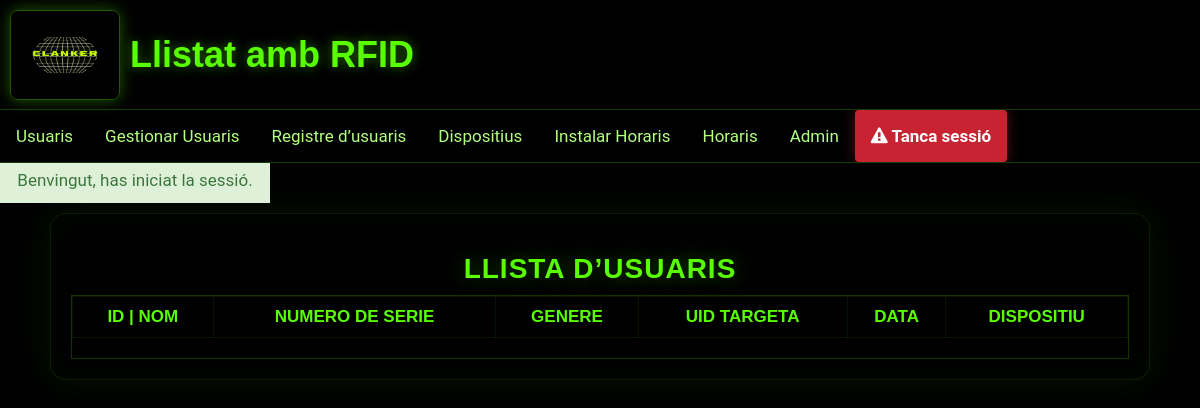
/index.php?login=success (signed in), run on an earlier commit of the app's database.
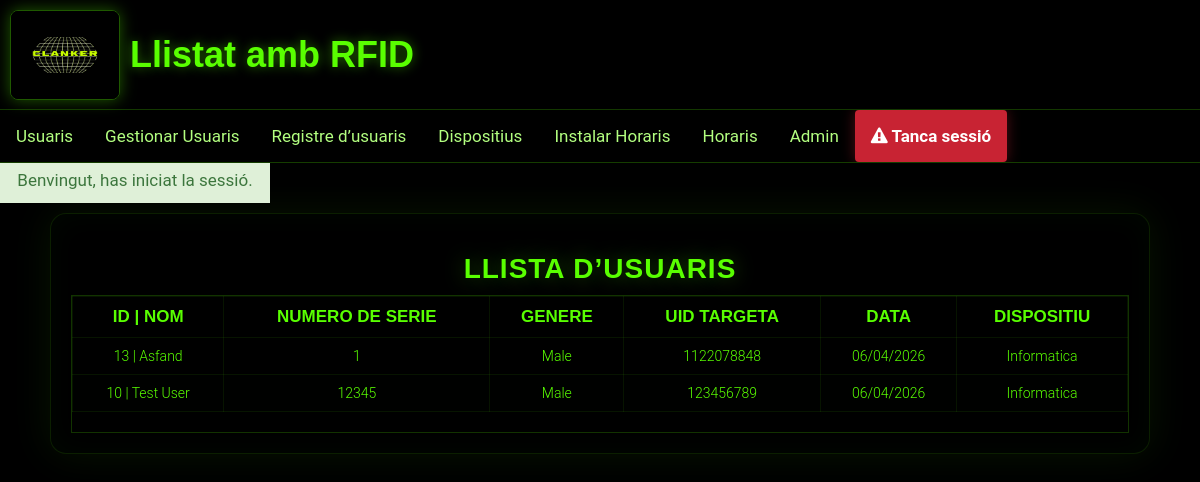
And on a later commit of the database.
### tables this page shows
CREATE TABLE `users` (
  `id` int(11) NOT NULL,
  `username` varchar(30) NOT NULL DEFAULT 'None',
  `serialnumber` double NOT NULL DEFAULT 0,
  `gender` varchar(10) NOT NULL DEFAULT 'None',
  `email` varchar(50) NOT NULL DEFAULT 'None',
  `card_uid` varchar(30) NOT NULL,
  `card_select` tinyint(1) NOT NULL DEFAULT 0,
  `user_date` date NOT NULL,
  `device_uid` varchar(20) NOT NULL DEFAULT '0',
  `device_dep` varchar(20) NOT NULL DEFAULT '0',
  `add_card` tinyint(1) NOT NULL DEFAULT 0
);

### index.php (the view, shortened to what this page needs)
<!DOCTYPE html>
<html>
<head>
    <link rel="stylesheet" type="text/css" href="css/Users.css">
</head>
<body>
<?php include'header.php'; ?>
<main>
<section>
  <h1 class="slideInDown animated">Llista d’usuaris</h1>
  <div class="table-responsive slideInRight animated" style="max-height: 400px;">
    <table class="table">
      <thead class="table-primary">
        <tr>
          <th>ID | Nom</th>
          <th>Numero de serie</th>
          <th>Genere</th>
          <th>UID Targeta</th>
          <th>Data</th>
          <th>Dispositiu</th>
        </tr>
      </thead>
      <tbody class="table-secondary">
        <?php
          require'connectDB.php';
            $sql = "SELECT * FROM users WHERE add_card=1 ORDER BY id DESC";
            $result = mysqli_stmt_init($conn);
            if (!mysqli_stmt_prepare($result, $sql)) {
                echo '<p class="error">Error de SQL</p>';
            }
            else{
                mysqli_stmt_execute($result);
                $resultl = mysqli_stmt_get_result($result);
              if (mysqli_num_rows($resultl) > 0){
                  while ($row = mysqli_fetch_assoc($resultl)){
          ?>
                      <TR>
                      <TD><?php echo $row['id']; echo" | "; echo $row['username'];?></TD>
                      <TD><?php echo $row['serialnumber'];?></TD>
                      <TD><?php echo $row['gender'];?></TD>
                      <TD><?php echo $row['card_uid'];?></TD>
                      <TD><?php echo date("d/m/Y", strtotime($row['user_date']));?></TD>
                      <TD><?php echo $row['device_dep'];?></TD>
                      </TR>
        <?php
                }
            }
          }
        ?>
      </tbody>
    </table>
  </div>
</section>
</main>
</body>
</html>

### header.php (shortened to what this page needs)
<head>
	<link rel="stylesheet" href="https://cdnjs.cloudflare.com/ajax/libs/font-awesome/4.7.0/css/font-awesome.min.css">
	<link rel='stylesheet' type='text/css' href="css/bootstrap.css"/>
	<link rel="stylesheet" href="https://maxcdn.bootstrapcdn.com/bootstrap/3.4.0/css/bootstrap.min.css">
	<link rel="stylesheet" type="text/css" href="css/header.css"/>
</head>
<header>
<div class="header">
	<img src="image2.png" alt="Banner" class="top-banner" />
	<div class="logo">
		<a href="index.php">Llistat amb RFID</a>
	</div>
</div>
<div class="topnav" id="myTopnav">
	<a href="index.php">Usuaris</a>
    <a href="ManageUsers.php">Gestionar Usuaris</a>
    <a href="UsersLog.php">Registre d’usuaris</a>
    <a href="devices.php">Dispositius</a>
    <a href="install_schedules.php">Instalar Horaris</a>
    <a href="schedule_management.php">Horaris</a>    <?php
    	if (isset($_SESSION['Admin-name'])) {
    		echo '<a href="#" data-toggle="modal" data-target="#admin-account">'.$_SESSION['Admin-name'].'</a>';
    		echo '<a href="logout.php" id="logout-link" class="logout-link"><i class="fa fa-exclamation-triangle"></i> Tanca sessió</a>';
    	}
    	else{
    		echo '<a href="login.php">Log In</a>';
    	}
    ?>
</div>
<div class="up_info2 alert-success"></div>
</header>

### css/Users.css (style rules this page uses)
h1 { font-size: 28px !important; color: #59ff00 !important; text-transform: uppercase; font-weight: 700 !important; font-family: 'Orbitron', sans-serif !important; text-align: center; margin-bottom: 15px; letter-spacing: 1px; text-shadow: 0 0 20px rgba(89,255,0,0.35); }
th { padding: 15px; text-align: center !important; font-weight: 800; font-size: 17px; font-family: 'Orbitron', sans-serif !important; color: #59ff00; text-transform: uppercase; border: 1px solid rgba(89,255,0,0.15) !important; background-color: rgba(0, 0, 0, 0.95) !important; }
td { padding: 15px; text-align: center; font-weight: 300; font-size: 14px; color: #e7ffe8; border-bottom: solid 1px rgba(89,255,0,0.1); }
section { margin: 50px; background: rgba(0,0,0,0.35); border: 1px solid rgba(89,255,0,0.12); border-radius: 16px; box-shadow: inset 0 0 30px rgba(0,255,0,0.03), 0 0 40px rgba(89,255,0,0.08); padding: 20px; }
section { overflow-x:hidden; }
.slideInRight { animation-name: slideInRight; }
.slideInDown { animation-name: slideInDown; }
.animated { animation-duration: 1s; animation-fill-mode: both; }

### css/header.css (style rules this page uses)
* { text-decoration: none; box-sizing: border-box; }
html, body { min-height: 100%; margin: 0; padding: 0; background: #000000 !important; color: #59ff00; font-family: 'Roboto', sans-serif; font-size: 15px; }
body { background-image: radial-gradient(circle at top, rgba(89,255,0,0.10), transparent 22%), radial-gradient(circle at right, rgba(0,255,255,0.08), transparent 20%); background-size: cover; background-repeat: no-repeat; background-position: center; }
header, main { width: 100%; display: block; margin: 0 auto; }
.header { position: relative; padding: 5px 5px 5px 130px; width: 100%; height: 110px; background: rgba(0,0,0,0.92); border-bottom: 1px solid rgba(89,255,0,0.22); }
.top-banner { position: fixed; top: 10px; left: 10px; width: 110px; max-width: 20%; max-height: 90px; z-index: 999; border: 1px solid rgba(89,255,0,0.35); border-radius: 8px; box-shadow: 0 0 16px rgba(89,255,0,0.35); }
.logo a { text-decoration: none; font-family: 'Orbitron', sans-serif; font-size: 36px; color: #59ff00; font-weight: 800; text-align: left; line-height: 100px; display: block; text-shadow: 0 0 12px rgba(89,255,0,0.45); }
.topnav { overflow: hidden; background-color: rgba(0,0,0,0.95); border-bottom: 1px solid rgba(89,255,0,0.24); }
.topnav a { float: left; display: block; color: #b3ff80; text-align: center; padding: 14px 16px; text-decoration: none !important; font-size: 17px; }
.topnav a.logout-link { background-color: #c82333; color: #ffffff; font-weight: 700; border-radius: 4px; box-shadow: 0 0 14px rgba(200,35,51,0.4); }
table, .table, .table-responsive, .table-bordered, .table-striped, .table-hover, .table-primary, .table-secondary { width: 100%; border-collapse: collapse; background: rgba(0,0,0,0.96) !important; border: 1px solid rgba(89,255,0,0.2) !important; }
tbody tr:nth-child(even) { background-color: rgba(89,255,0,0.04) !important; }
tbody tr:nth-child(odd) { background-color: rgba(255,255,255,0.02) !important; }
th, td, .table th, .table td, .table-primary th, .table-secondary td { color: #59ff00 !important; border: 1px solid rgba(89,255,0,0.08) !important; }
.table-primary, .table-secondary, .table-primary > tr > th, .table-secondary > tr > th, .table-primary > tr > td, .table-secondary > tr > td { background-color: rgba(0,0,0,0.90) !important; }
.up_info1, .up_info2 { display: none; width: 270px; height: 40px; font-size: 17px; font-family: "Roboto", sans-serif; padding: 5px; margin-right: 20px; text-align: center; position: absolute; }

What changed in the data, as far as the page shows it:
added users: id "13", username "Asfand", serialnumber "1", gender "Male", card_uid "1122078848", user_date "06/04/2026", device_dep "Informatica"
added users: id "10", username "Test User", serialnumber "12345", gender "Male", card_uid "123456789", user_date "06/04/2026", device_dep "Informatica"
